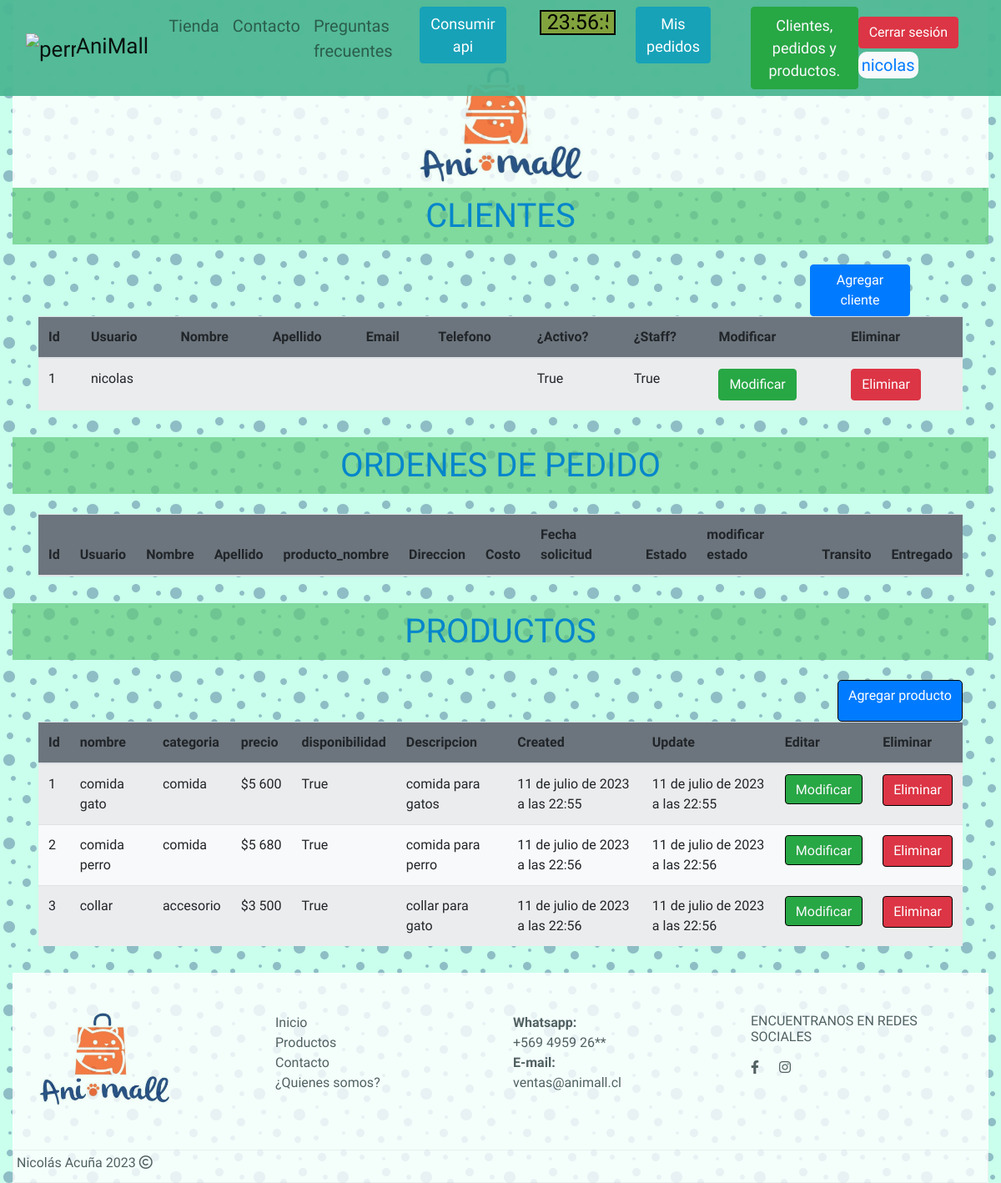
Screenshot of /mostrar-clientes/ (signed in) with the database file from the repository.
### Usuarios/models.py (models this page shows)
class UsuarioPersonalizado(AbstractUser):
    phoneNumberRegex = RegexValidator(regex = r"^\+?1?\d{8,15}$")
    telefono = models.CharField(validators = [phoneNumberRegex], max_length = 12, unique = True)

### aplicacion1/models.py (models this page shows, shortened)
class Productos(models.Model):
    nombre = models.CharField(max_length=50, null=False)
    categoria = models.ForeignKey(CategoriaProducto, on_delete=models.CASCADE)
    precio = models.PositiveIntegerField(null=False)
    disponibilidad = models.BooleanField(default=True)
    descripcion = models.TextField(max_length=100, null=True)
    foto = models.ImageField(null=True, blank=True)
    created = models.DateTimeField(auto_now_add=True)
    update = models.DateTimeField(auto_now_add=True)
    class Meta:
        verbose_name = "Producto"
        verbose_name_plural = "Productos"

class CategoriaProducto(models.Model):
    nombre = models.CharField(max_length=50)
    created = models.DateTimeField(auto_now_add=True)
    update = models.DateTimeField(auto_now_add=True)
    class Meta:
        verbose_name = "CategoriaProducto"
        verbose_name_plural = "CategoriasProductos"
    def __str__(self):
        return self.nombre

### aplicacion1/views.py (the view)
# urls.py: path('mostrar-clientes/', views.mostrar_clientes, name='mostrar_clientes'),
def mostrar_clientes(request):
    if request.user.is_staff:
        pedidos = Pedido.objects.all()
        clientes = UsuarioPersonalizado.objects.all()
        articulos = Productos.objects.all()
        data = {'clientes': clientes,
                'pedidos' : pedidos,
                'articulos':articulos}
        return render(request,'app1/mostrar_clientes.html',data)
    else:
        return HttpResponse("No puedes ingresar aqui")

### Carro/context_processor.py (called while the page is built)
def importe_total_carro(request):
    total = 0
    """if request.user.is_authenticated:
        for key, value in request.session["carro"].items():
            total = total + int(value["precio"])"""
    return {"importe_total_carro" : total}

### Proyecto/templates/app1/mostrar_clientes.html (shortened to what this page needs)
{% extends "base.html" %}
{% load humanize %}
{% block content %}
<h1 class="text-center">Clientes</h1>
<div class="container-fluid">
    <div class="container p-3">
        <div class=" container bg-light" style="background-color: aqua;">
            <a href="{% url 'agregar_cliente' %}" class="btn btn-primary float-right mr-5  " style="width: 120px;">Agregar cliente</a>
        </div>
    <table class="table table-striped bg-light">
        <thead>
            <tr class="bg-secondary">
                <th>Id</th>
                <th>Usuario</th>
                <th>Nombre</th>
                <th>Apellido</th>
                <th>Email</th>
                <th>Telefono</th>
                <th>¿Activo?</th>
                <th>¿Staff?</th>
                {% if perms.aplicacion1 %}
                <th>Modificar</th>
                <th>Eliminar</th>
                {% endif %}
            </tr>
        </thead>
        <tbody>
            {% for c in clientes %}
            <tr>
                <td>{{ c.id }}</td>
                <td>{{ c.username }}</td>
                <td>{{ c.first_name }}</td>
                <td>{{ c.last_name }}</td>
                <td>{{ c.email }}</td>
                <td>{{ c.telefono }}</td>
                <td>{{ c.is_active }}</td>
                <td>{{ c.is_staff }}</td>
                {% if perms.aplicacion1 %}
                <td><a class="btn btn-success" href="{% url 'modificar_cliente' c.id %}">Modificar</a></td>
                <td><a class="btn btn-danger" href="{% url 'eliminar_clientes' c.id %}">Eliminar</a></td>
                {% endif %}
            </tr>
            {% endfor %}
        </tbody>
    </table>
</div>
</div>
<h1 class="text-center">Ordenes de pedido</h1>
<div class="container-fluid p-3">
    <div class="container">
    <table class="table table-striped bg-light">
        <thead>
            <tr class="bg-secondary">
                <th>Id</th>
                <th>Usuario</th>
                <th>Nombre</th>
                <th>Apellido</th>
                <th>producto_nombre</th>
                <th>Direccion</th>
                <th>Costo</th>
                <th>Fecha solicitud</th>
                <th>Estado</th>
                <th>modificar estado</th>
                <th>Transito</th>
                <th>Entregado</th>
            </tr>
        </thead>
    </table>
</div>
</div>
<h1 class="text-center">Productos</h1>
<div class="container-fluid p-3">
    <div class="container">
        <a href="{% url 'agregar' %}" class="btn btn-primary float-right"
style="border-radius: 5px; border: solid black 1px; height: 50px;">Agregar producto</a>
    <table class="table table-striped bg-light">
        <thead>
            <tr class="bg-secondary">
                <th>Id</th>
                <th>nombre</th>
                <th>categoria</th>
                <th>precio</th>
                <th>disponibilidad</th>
                <th>Descripcion</th>
                <th>Created</th>
                <th>Update</th>
                <th>Editar</th>
                <th>Eliminar</th>
            </tr>
        </thead>
        <tbody>
            {% for a in articulos %}
            <tr>
                <td>{{ a.id }}</td>
                <td>{{ a.nombre }}</td>
                <td>{{ a.categoria }}</td>
                <td>${{ a.precio|intcomma }}</td>
                <td>{{ a.disponibilidad }}</td>
                <td>{{ a.descripcion }}</td>
                <td>{{ a.created}}</td>
                <td>{{ a.update }}</td>
                <th> <a class="btn text-center text-light btn-success"
                    style="border: 1px solid black;
                    margin-bottom: 10px; padding-bottom: 30%; height: 30px;
                    width: 100%;" href="{% url 'modificar_producto' a.id %}">Modificar</a> </th>
                <td><a href="{% url 'eliminar_producto' a.id %}" class="btn btn-danger rounded"style="border: 1px solid black;">Eliminar</a></td>
            </tr>
            {% endfor %}
        </tbody>
    </table>
</div>
</div>
{% endblock %}

### Proyecto/templates/base.html (shortened to what this page needs)
{% load static %}
<!DOCTYPE html>
<html lang="en">
<head>
  <link rel="stylesheet" href="https://cdnjs.cloudflare.com/ajax/libs/font-awesome/6.1.0/css/all.min.css">
  <link rel="stylesheet" href="https://cdn.jsdelivr.net/npm/bootstrap@4.3.1/dist/css/bootstrap.min.css"
>
  <link rel="stylesheet" href="{% static 'css/style.css' %}">
</head>
<body class="container-fluid " onload="relojito()">
  <div>
    <div class="logo">
      <header>
      </header>
    </div>
    <div class="navegar">
      <nav class="navbar navbar-expand-lg fixed-top navbar-light" style="background-color: rgba(75, 182, 146, 0.945);">
        <div class="container-fluid">
          <a class="navbar-brand" style="font-size: 26px;" href="{% url 'home' %}"><img
              src="{% static 'img/perro-logo.png' %}" alt="perrito" width="60px"
              class="d-inline-block align-text-top">AniMall</a>
          <div class="collapse navbar-collapse nav-li" id="navbarToggler">
            <ul class="navbar-nav mr-auto">
              <li class="nav-item">
                <a class="nav-link " style="font-size: 20px; " href="{% url 'home' %}">Tienda</a>
              </li>
              <li class="nav-item ">
                <a class="nav-link " style=" font-size: 20px;" href="{% url 'contacto' %}">Contacto</a>
              </li>
              <li class="nav-item">
                <a class="nav-link" style=" font-size: 20px;" href="{% url 'preguntas' %}">Preguntas frecuentes</a>
              </li>
              <li class="nav-item">
                <a class="btn btn-info ml-3 mr-3" style="font-size: 18px;" href="{% url 'consumo_api' %}">Consumir api</a>
              </li>
              <form name="form_reloj">
                <input style="height: 30px; background-color: rgb(129, 162, 61);"
                type="text" name="reloj" size="4"class="text-center ml-4">
              </form>
              {% if user.is_authenticated %}
              <li class="nav-item">
                <a class="btn btn-info ml-5" style="font-size: 18px;" href="{% url 'mostrar_estado' user.username %}">Mis pedidos</a>
              </li>
              {% endif %}
              {% if user.is_staff %}
                <li class="nav-item">
                  <a class="nav-link btn btn-success text-light ml-5" style=" font-size: 18px;" href="{% url 'mostrar_clientes' %}">Clientes, pedidos y productos.</a>
                </li>
              {% endif %}
            </ul>
            <div>
              {% if user.is_authenticated %}
              <a href="{% url 'logout' %}" class="btn btn-danger">Cerrar sesión</a>
              <a href="#" class="bg-light p-1" style="font-size: 20px; text-decoration: none; border-radius: 10px;">{{ user.username }}</a>
              {% else %}
              <A href="{% url 'login' %}" class="btn btn-success">Iniciar sesión</A>
              <a href="{% url 'registrar' %}" class="btn btn-primary">Registrarse</a>
              {% endif %}
            </div>
          </div>
        </div>
      </nav>
    </div>
    {% block content %}
    {% endblock %}
    <footer class="pt-5 footer">
      <div class="container mb-5">
        <div class="row">
          <div class="col-md-3 mb-4 mb-md-0 text-center text-md-left">
            <img src="{% static 'img/logo-animal.png' %}" width="160px" alt="imagen-inferior">
          </div>
          <div class="col-md-3 mb-4 mb-md-0 text-dark text-center text-md-left">
            <ul class="list-unstyled mb-0">
              <li><a href="#" class="text-dark">Inicio</a></li>
              <li><a href="#" class="text-dark">Productos</a></li>
              <li><a href="#" class="text-dark">Contacto</a></li>
              <li><a href="#" class="text-dark">¿Quienes somos?</a></li>
            </ul>
          </div>
          <div class="col-md-3 mb-4 mb-md-0 text-dark text-center text-md-left">
            <p class="mb-0"><b>Whatsapp:</b><br>+569 4959 26**</p>
            <p class="mb-0"><b>E-mail:</b><br>ventas@animall.cl</p>
          </div>
          <div class="col-md-3 text-dark text-center text-md-left">
            <h6 class="text-uppercase mb-3">Encuentranos en redes sociales</h6>
            <div class="d-flex justify-content-center justify-content-md-start rrss">
              <a class="text-dark mr-4" target="new" href="#">
                <i class="fab fa-facebook-f"></i>
              </a>
              <a class="text-dark" target="new" href="#">
                <i class="fab fa-instagram"></i>
              </a>
            </div>
          </div>
        </div>
      </div>
      <div class="d-flex text-dark fa-border  ">
        <p class="mb-2 text-center">Nicolás Acuña 2023 <i class="fa-regular fa-copyright"></i></p>
      </div>
    </footer>
  </div>
</body>
</html>

### Proyecto/static/css/style.css (style rules this page uses)
body { font-family: 'Boogaloo', cursive; background-color: rgba(127, 255, 212, 0.418); }
.logo { opacity: .8; background-color: #fffffffe; }
.navegar { font-size: 25px; }
.footer { opacity: .8; background-color: #fffffffe; }
h1 { text-align: center; padding-top: 10px; color: rgb(5, 134, 203); text-transform: uppercase; background-color: rgba(97, 201, 125, 0.703); padding-bottom: 10px; }
input, textarea { width: 100%; border: 2px solid; padding: 7px; }
a { text-transform: none; }

### rows the page displays
UsuarioPersonalizado: username "nicolas", id "1", is_active "True", is_staff "True", is_superuser "Modificar"
Productos: id "1", nombre "comida gato", categoria "comida", precio "5 600", disponibilidad "True", descripcion "comida para gatos", created "11 de julio de 2023 a las 22:55", update "11 de julio de 2023 a las 22:55"
Productos: id "2", nombre "comida perro", categoria "comida", precio "5 680", disponibilidad "True", descripcion "comida para perro", created "11 de julio de 2023 a las 22:56", update "11 de julio de 2023 a las 22:56"
Productos: id "3", nombre "collar", categoria "accesorio", precio "3 500", disponibilidad "True", descripcion "collar para gato", created "11 de julio de 2023 a las 22:56", update "11 de julio de 2023 a las 22:56"
